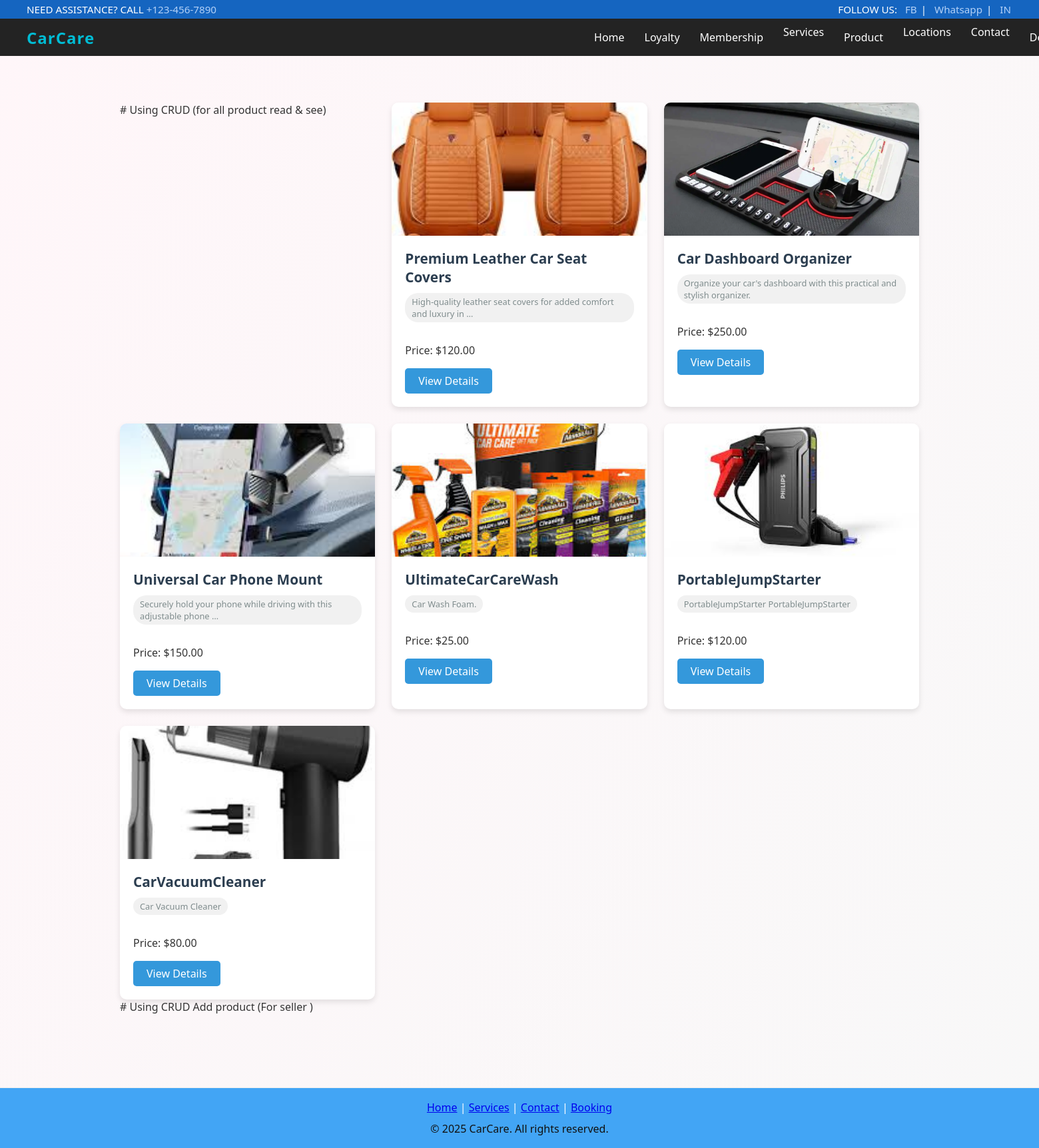
Screenshot of /products/ with the database file from the repository.
### myapp/models.py (models this page shows, shortened)
class product(models.Model):
    product_name = models.CharField(max_length=200)
    description = models.TextField(blank=True)
    price = models.DecimalField(max_digits=10, decimal_places=2)
    image = models.ImageField(upload_to='product_images/', blank=True, null=True)

### myapp/views.py (the view)
# urls.py: path('products/', myviews.product_list, name='product_list'),
def product_list(request):
    q = request.GET.get('q', '')
    if q:
        products = product.objects.filter(product_name__icontains=q)
    else:
        products = product.objects.all()
    context = {
        'products': products
    }
    return render(request, template_name='myapp/all_product.html', context=context)

### template/myapp/all_product.html (shortened to what this page needs)
{% extends 'base.html' %}
{% load static %}
{% block content %}
<div class="blog-container">
    <div class="card-container">
        # Using CRUD (for all product read & see)
        {% for product in products %}
        <div class="blog-card">
            {% if product.image %}
            <div class="card-image-container">
                <img src="{{ product.image.url }}" alt="{{ product.product_name }}" class="card-image">
            </div>
            {% endif %}
            <div class="card-body">
                <h3 class="blog-title">{{ product.product_name }}</h3>
                <span class="blog-category">{{ product.description|truncatewords:10 }}</span>
                <p>Price: ${{ product.price }}</p>
                <a href="{% url 'product_details' product.id %}" class="read-more-btn">View Details</a>
            </div>
        </div>
        {% empty %}
        <div>No products found.</div>
        {% endfor %}
    </div>
    # Using CRUD Add product (For seller )
</div>
{% endblock %}

### template/base.html (shortened to what this page needs)
{% load static %}
<!DOCTYPE html>
<html lang="en">
<head>
</head>
<body>
    <div class="top-bar">
        <div class="assist">
            NEED ASSISTANCE? CALL <span>+123-456-7890</span>
        </div>
        <div class="social">
            FOLLOW US:
            <a href="#">FB</a> |
            <a href="#">Whatsapp</a> |
            <a href="#">IN</a>
        </div>
    </div>
    <nav class="main-nav">
        <a href="{% url 'home' %}" class="site-name">CarCare</a>
        <div class="main-nav-links">
            <a href="{% url 'home' %}">Home</a>
            <a href="{% url 'loyality' %}">Loyalty</a>
            <a href="{% url 'membership' %}">Membership</a>
            <div class="dropdown">
                <a href="#">Services</a>
            </div>
            <a href="{% url 'product_list' %}">Product</a>
            <div class="dropdown">
                <a href="#">Locations</a>
            </div>
            <div class="dropdown">
                <a href="#">Contact</a>
            </div>
            <a href="{% url 'detailing' %}">Detailing</a>
        </div>
    </nav>
    <main>
        {% block content %}{% endblock content %}
    </main>
    <footer class="site-footer">
        <div>
            <a href="#">Home</a> |
            <a href="#">Services</a> |
            <a href="#">Contact</a> |
            <a href="#">Booking</a>
        </div>
        <div style="margin-top:10px; color:#111;">
            © 2025 CarCare. All rights reserved.
        </div>
    </footer>
</body>
</html>

### template/base.html (style rules this page uses)
body { font-family: 'Segoe UI', Arial, sans-serif; background: linear-gradient(120deg, #fff6f9 0%, #f8f8f8 100%); min-height: 100vh; color: #333; margin: 0; }
.top-bar { background: #1565c0; color: #b3d1f7; font-size: 0.95rem; padding: 4px 0; display: flex; justify-content: space-between; align-items: center; padding-left: 40px; padding-right: 40px; }
.top-bar .assist { color: #fff; font-weight: 500; }
.top-bar .assist span { color: #b3d1f7; font-weight: normal; }
.top-bar .social { color: #fff; font-weight: 500; }
.top-bar .social a { color: #b3d1f7; margin-left: 8px; margin-right: 2px; text-decoration: none; font-weight: normal; }
.main-nav { background: #232323; display: flex; align-items: center; padding: 0 40px; height: 56px; }
.site-name { color: #00bcd4; font-size: 1.5rem; font-weight: bold; margin-right: 750px; letter-spacing: 1px; text-decoration: none; }
.main-nav-links { display: flex; gap: 30px; flex: 1; margin-left: auto; }
.main-nav-links a { color: #fff; text-decoration: none; font-weight: 500; font-size: 1rem; padding: 8px 0; transition: color 0.2s; position: relative; }
.dropdown { position: relative; display: inline-block; }
main { padding: 40px 0; min-height: 60vh; }
footer { background: #42a5f5; text-align: center; padding: 18px 0; color: #fff; font-size: 1rem; border-top: 1px solid #eee; margin-top: 40px; }

### template/myapp/all_product.html (style rules this page uses)
.blog-container { max-width: 1200px; margin: 30px auto; padding: 0 20px; font-family: 'Segoe UI', Tahoma, Geneva, Verdana, sans-serif; }
.card-container { display: grid; grid-template-columns: repeat(auto-fill, minmax(300px, 1fr)); gap: 25px; }
.blog-card { background: white; border-radius: 10px; overflow: hidden; box-shadow: 0 4px 8px rgba(0,0,0,0.1); transition: transform 0.3s ease, box-shadow 0.3s ease; }
.card-image-container { height: 200px; overflow: hidden; }
.card-image { width: 100%; height: 100%; object-fit: cover; transition: transform 0.5s ease; }
.card-body { padding: 20px; }
.blog-title { font-size: 1.3rem; margin: 0 0 10px 0; color: #2c3e50; }
.blog-category { display: inline-block; background: #f1f1f1; color: #7f8c8d; padding: 4px 10px; border-radius: 20px; font-size: 0.8rem; margin-bottom: 15px; }
.read-more-btn { display: inline-block; background: #3498db; color: white; padding: 8px 20px; border-radius: 5px; text-decoration: none; font-weight: 500; transition: background 0.3s ease; }

### rows the page displays
product: image (picture), product_name "Premium Leather Car Seat Covers", description "High-quality leather seat covers for added comfort and luxury in …", price "120.00"
product: image (picture), product_name "Car Dashboard Organizer", description "Organize your car's dashboard with this practical and stylish organizer.", price "250.00"
product: image (picture), product_name "Universal Car Phone Mount", description "Securely hold your phone while driving with this adjustable phone …", price "150.00"
product: image (picture), product_name "UltimateCarCareWash", description "Car Wash Foam.", price "25.00"
product: image (picture), product_name "PortableJumpStarter", description "PortableJumpStarter PortableJumpStarter", price "120.00"
product: image (picture), product_name "CarVacuumCleaner", description "Car Vacuum Cleaner", price "80.00"
